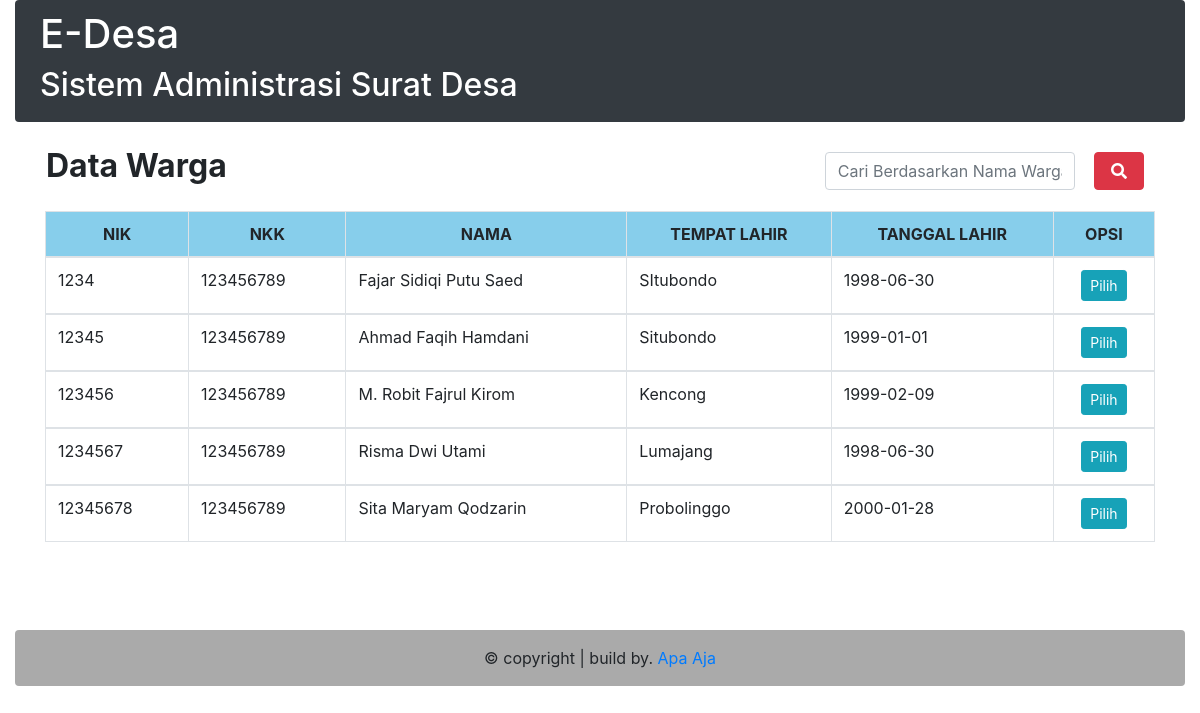
/index.php/c_surat/surat, run on the app's committed database.
### tables this page shows
CREATE TABLE `warga` (
  `nkk` varchar(16) NOT NULL,
  `nik` varchar(16) NOT NULL,
  `nama` varchar(30) NOT NULL,
  `tempat_lahir` varchar(30) NOT NULL,
  `tanggal_lahir` date NOT NULL,
  `umur` int(4) NOT NULL,
  `jenis_kelamin` varchar(9) NOT NULL,
  `pendidikan` varchar(30) NOT NULL,
  `perkawinan` varchar(30) NOT NULL,
  `agama` varchar(12) NOT NULL,
  `pekerjaan` varchar(20) NOT NULL,
  `username` varchar(16) NOT NULL,
  `password` varchar(16) NOT NULL,
  `status` varchar(5) NOT NULL,
  `avatar` varchar(30) NOT NULL
);

### application/controllers/c_surat.php (called while the page is built, shortened)
<?php
class c_surat extends CI_Controller {
	function __construct() {
			$this->load->model('m_user');
		}
		public function surat() {
			$ks = $this->uri->segment(3);
			$data = array(
					'head'=>'v_header',
					'foot'=>'v_footer',
					'navbar'=>'v_navbar',
					'kode_surat'=>$ks,
					'surat' => $this->m_user->tampilkan_surat()
				);
			$this->load->view('surat/v_surat',$data);
		}
}
?>

### index.php (called while the page is built, shortened)
<?php
require_once BASEPATH.'core/CodeIgniter.php';

### application/models/m_user.php (called while the page is built, shortened)
 <?php
	class M_user extends CI_Model {
		public function tampilkan_surat() {
			$query = $this->db->select("*")
					-> from ('warga')
					-> get();
				return $query->result();
		}
	}
?>

### application/views/surat/v_surat.php (the view, shortened to what this page needs)
<html lang="en">
  <head>
    <link rel="stylesheet" type="text/css" href="<?php echo base_url().'assets/css/style_user.css' ?>">
    <link rel="stylesheet" type="text/css" href="<?php echo base_url().'assets/bootstrap/font-awesome/css/all.min.css' ?>">
    <link rel="stylesheet" href="https://stackpath.bootstrapcdn.com/bootstrap/4.3.1/css/bootstrap.min.css">
  </head>
  <body>
    <div class="container-fluid">
     <div class="container" id="isi">
      <div class="row">
        <div class="col-sm-12 col-sm-lg-md-xs-2">
          <br>
          <fieldset >
       <div style="margin-bottom:15px; margin-right: 10px;" >
        <form action="<?php echo site_url('c_surat/cariwarga');?>" method="post">
            <table>
                <tr>
                  <td width="900">
                  <h2> <strong> Data Warga </strong> </h2>
                  </td>
                  <td>
                    <input type="text" name="input_cari" placeholder="Cari Berdasarkan Nama Warga" class="css-input form-control" style="width:250px;" autocomplete="off"> </input>
                  </td>
                  <td width="20"></td>
                  <td>
                     <button type="submit" name="cari" value="Cari" class="btn btn-danger" style="padding:3px; width: 50px; height: 38px;" margin="6px;" width="50px;"> <i class="fa fa-search"></i> </button>
                  </td>
                </tr>
            </table>
        </form>
       </div>
       <div class="col-sm-lg-md-xs-2">
      <form action="../index1.php" method="post">
        <table class="table table-bordered">
          <tr style="background-color: skyblue;" align="center">
           <th>NIK</th>
           <th>NKK</th>
           <th>NAMA</th>
           <th>TEMPAT LAHIR</th>
           <th>TANGGAL LAHIR</th>
           <th>OPSI</th>
           </tr>
           <?php foreach ($surat as $tampilkan) {
                     ?>
          <tbody>
            <tr>
              <td><?php echo $tampilkan->nik ?></td>
              <td><?php echo $tampilkan->nkk ?></td>
              <td><?php echo $tampilkan->nama ?></td>
              <td><?php echo $tampilkan->tempat_lahir ?></td>
              <td><?php echo $tampilkan->tanggal_lahir ?></td>
              <td align="center"><a href="<?php echo base_url().'c_surat/pilih_data_warga/'.$kode_surat.'/'.$tampilkan->nik; ?>" class="btn btn-info btn-sm" name="btnpilih">Pilih </a></td>
            </tr>
          </tbody>
          <?php
          }
          ?>
         </table>
      </form>
      </fieldset>
      <br> <br><br>
     </div>
    </div>
  </div>
   </div>
  </body>
</html>

### assets/css/style_user.css (style rules this page uses)
html { position: relative; font-size: 1rem; }

### data on the page
warga: nik "1234", nkk "123456789", nama "Fajar Sidiqi Putu Saed", tempat_lahir "SItubondo", tanggal_lahir "1998-06-30"
warga: nik "12345", nkk "123456789", nama "Ahmad Faqih Hamdani", tempat_lahir "Situbondo", tanggal_lahir "1999-01-01"
warga: nik "123456", nkk "123456789", nama "M. Robit Fajrul Kirom", tempat_lahir "Kencong", tanggal_lahir "1999-02-09"
warga: nik "1234567", nkk "123456789", nama "Risma Dwi Utami", tempat_lahir "Lumajang", tanggal_lahir "1998-06-30"
warga: nik "12345678", nkk "123456789", nama "Sita Maryam Qodzarin", tempat_lahir "Probolinggo", tanggal_lahir "2000-01-28"
